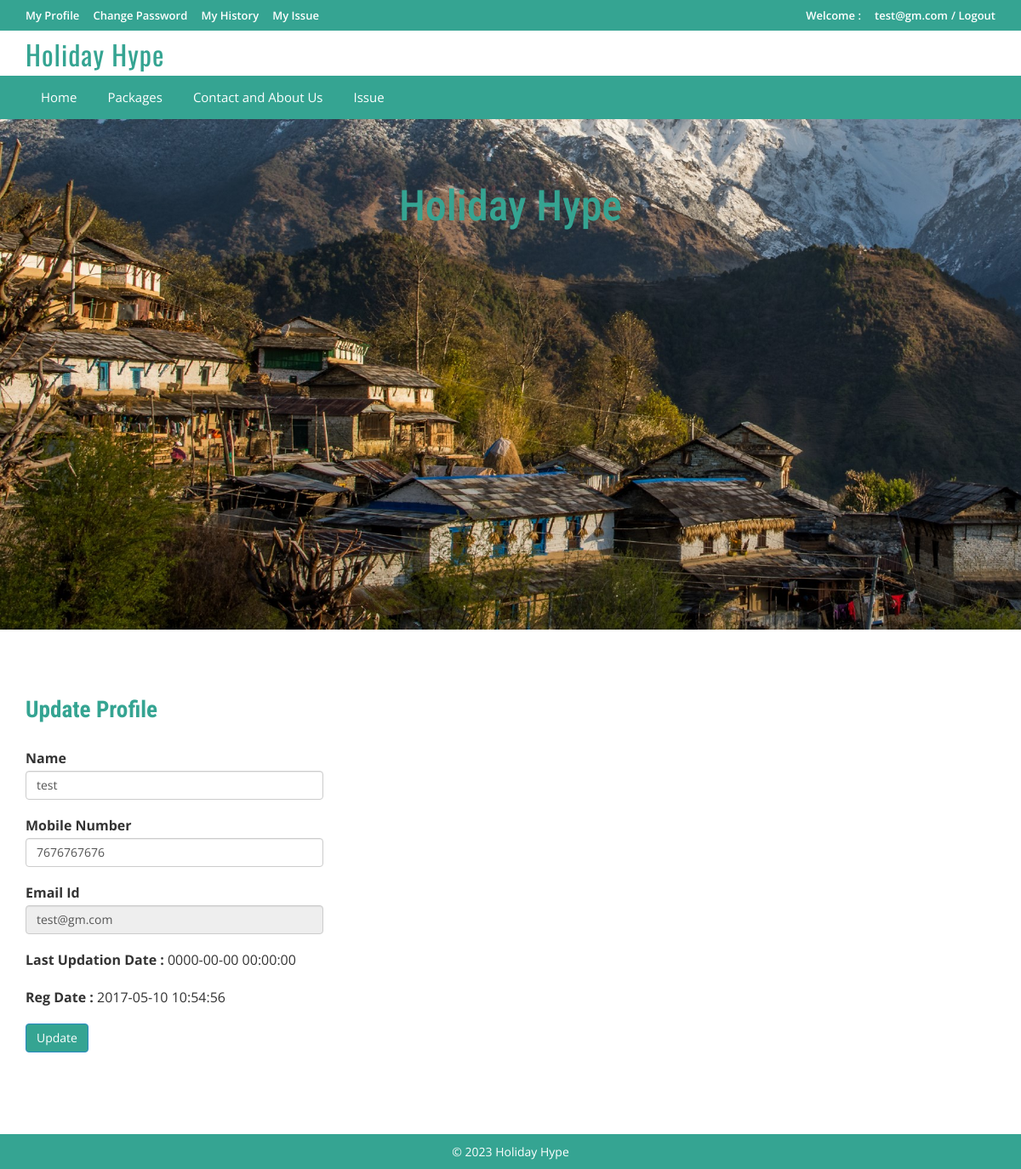
The app's page /hype/profile.php (signed in) with its own data.
### tables this page shows
CREATE TABLE `tblusers` (
  `id` int(11) NOT NULL,
  `FullName` varchar(100) DEFAULT NULL,
  `MobileNumber` char(10) DEFAULT NULL,
  `EmailId` varchar(70) DEFAULT NULL,
  `Password` varchar(100) DEFAULT NULL,
  `RegDate` timestamp NULL DEFAULT current_timestamp(),
  `UpdationDate` timestamp NULL DEFAULT NULL ON UPDATE current_timestamp()
);

### hype/profile.php (the view, shortened to what this page needs)
<?php
include('includes/config.php');
if(strlen($_SESSION['login'])==0)
	{
header('location:index.php');
}
else{
?>
<!DOCTYPE HTML>
<html>
<head>
<link href="css/bootstrap.css" rel='stylesheet' type='text/css' />
<link href="css/style.css" rel='stylesheet' type='text/css' />
<link href="css/font-awesome.css" rel="stylesheet">
<link href="css/animate.css" rel="stylesheet" type="text/css" media="all">
</head>
<body>
<div class="top-header">
<?php include('includes/header.php');?>
<div class="banner-1 ">
	<div class="container">
		<h1 class="wow zoomIn animated animated" data-wow-delay=".5s" style="visibility: visible; animation-delay: 0.5s; animation-name: zoomIn;">Holiday Hype</h1>
	</div>
</div>
<div class="privacy">
	<div class="container">
		<h3 class="wow fadeInDown animated animated" data-wow-delay=".5s" style="visibility: visible; animation-delay: 0.5s; animation-name: fadeInDown;">Update Profile</h3>
		<form name="chngpwd" method="post">
<?php
$useremail=$_SESSION['login'];
$sql = "SELECT * from tblusers where EmailId=:useremail";
$query = $dbh -> prepare($sql);
$query -> bindParam(':useremail',$useremail, PDO::PARAM_STR);
$query->execute();
$results=$query->fetchAll(PDO::FETCH_OBJ);
if($query->rowCount() > 0)
{
foreach($results as $result)
{	?>
	<p style="width: 350px;">
			<b>Name</b>  <input type="text" name="name" value="<?php echo htmlentities($result->FullName);?>" class="form-control" id="name" required="">
	</p>
<p style="width: 350px;">
<b>Mobile Number</b>
<input type="text" class="form-control" name="mobileno" maxlength="10" value="<?php echo htmlentities($result->MobileNumber);?>" id="mobileno"  required="">
</p>
<p style="width: 350px;">
<b>Email Id</b>
	<input type="email" class="form-control" name="email" value="<?php echo htmlentities($result->EmailId);?>" id="email" readonly>
			</p>
<p style="width: 350px;">
<b>Last Updation Date : </b>
<?php echo htmlentities($result->UpdationDate);?>
</p>
<p style="width: 350px;">
<b>Reg Date :</b>
<?php echo htmlentities($result->RegDate);?>
			</p>
<?php }} ?>
			<p style="width: 350px;">
<button type="submit" name="submit6" class="btn-primary btn">Update</button>
			</p>
			</form>
	</div>
</div>
<?php include('includes/footer.php');?>
</body>
</html>
<?php } ?>

### hype/css/style.css (style rules this page uses)
html, body { font-size: 100%; background: rgb(255, 255, 255); font-family: 'Open Sans', sans-serif; }
h1,h2,h3,h4,h5,h6 { margin:0; font-family: 'Roboto Condensed', sans-serif; }
p { margin:0; }
.top-header { background-color: #35a492; border-bottom: 0 none; height: 36px; line-height: 35px; }
.banner-1 { background: url(../images/3.jpg)no-repeat; background-size: cover; -webkit-background-size: cover; -o-background-size: cover; -ms-background-size: cover; -moz-background-size: cover; min-height:600px; }
.banner-1 h1 { font-size: 50px; margin-bottom: 40px; padding: 1.5em 0 0; text-align: center; color: #35a492; }
.privacy h3 { color: #35a492; font-size: 1.7em; font-weight: 700; margin-bottom: 1em; }
.privacy { padding: 5em 0; }
.privacy p { font-size: 1em; line-height: 1.8em; margin: 1em 0; }

### records on screen
tblusers: name "test", mobileno "7676767676", email "test@gm.com", UpdationDate "0000-00-00 00:00:00", RegDate "2017-05-10 10:54:56"

### other values on screen
$_SESSION['login'] "test@gm.com"
